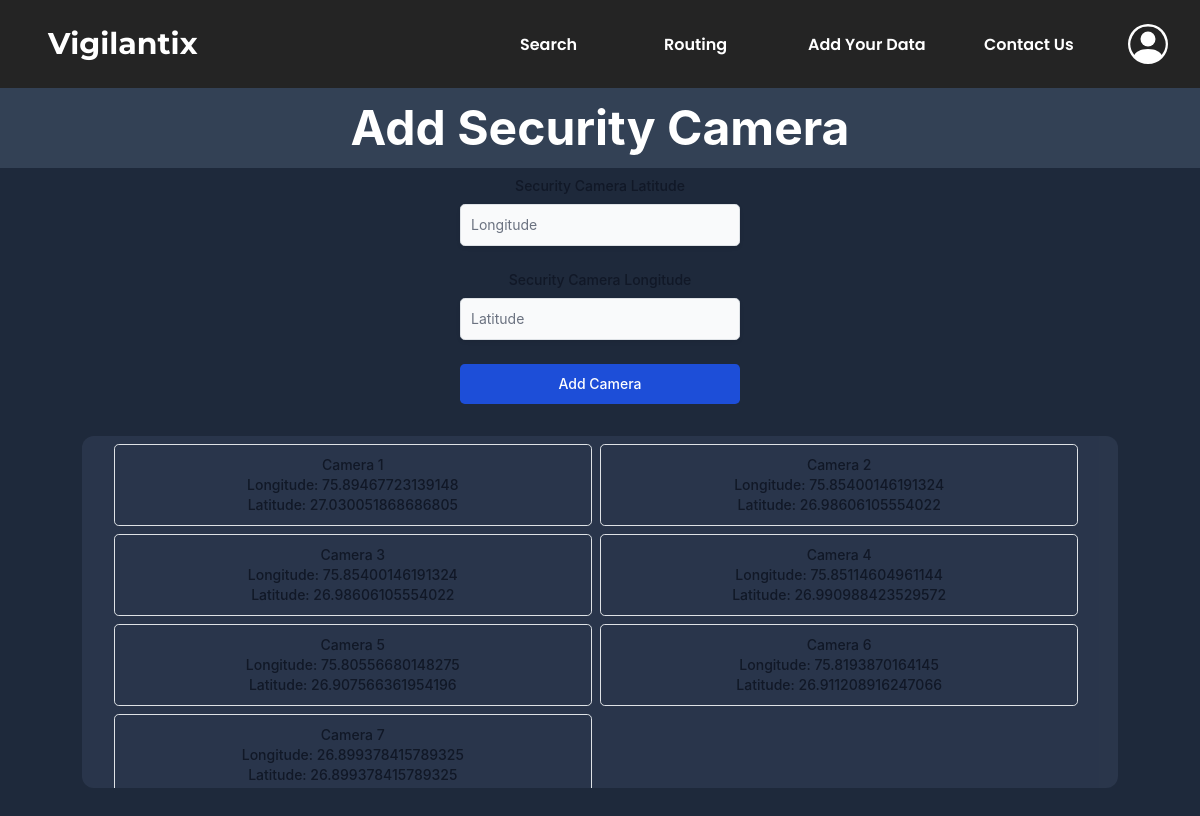
Screenshot of /cammera with the database file from the repository.
### Vigilantix/models.py (models this page shows, shortened)
class SecurityCamera(models.Model):
    latitude = models.FloatField()
    longitude = models.FloatField()

### Vigilantix/views.py (the view)
# urls.py: path("cammera", views.cammera, name="cammera"),
def cammera(request):
    if request.method == 'POST':
        latitude = request.POST.get('cmlat')
        longitude = request.POST.get('cmlon')
        polobj = SecurityCamera(latitude=latitude,longitude=longitude)
        polobj.save()
    return render(request, 'Vigilantix/cammera.html',{
        'camlist':SecurityCamera.objects.all()
    })

### Vigilantix/templates/Vigilantix/cammera.html (shortened to what this page needs)
{% extends "Vigilantix/layout.html" %} {% load static %}{% block body %}
<div class="grid grid-flow-col h-screen gap-0 bg-black">
  <div class="col-span-1 w-30 bg-slate-800 max-h-full">
    <h2
      class="text-5xl text-white font-bold text-center p-3 bg-slate-700 hover:bg-blue-950 transition duration-500"
    >
      Add Security Camera
    </h2>
    <div class="flex items-center justify-center py-2">
      <form
        action="/police"
        method="post"
        class="px-10 flex flex-col justify-center"
        style="width: 30%"
      >
        <div class="mb-6">
          <label
            for="cmlat"
            class="block mb-2 text-center text-sm font-medium text-gray-900 dark:text-white"
            >Security Camera Latitude</label
          >
          <input
            type="text"
            id="cmlat"
            name="cmlat"
            class="shadow-sm bg-gray-50 border border-gray-300 text-gray-900 text-sm rounded-lg focus:ring-blue-500 focus:border-blue-500 block w-full p-2.5 dark:bg-gray-700 dark:border-gray-600 dark:placeholder-gray-400 dark:text-white dark:focus:ring-blue-500 dark:focus:border-blue-500 dark:shadow-sm-light"
            placeholder="Longitude"
            required
          />
        </div>
        <div class="mb-6">
          <label
            for="cmlon"
            class="block mb-2 text-center text-sm font-medium text-gray-900 dark:text-white"
            >Security Camera Longitude</label
          >
          <input
            type="text"
            id="cmlon"
            name="cmlon"
            class="shadow-sm bg-gray-50 border border-gray-300 text-gray-900 text-sm rounded-lg focus:ring-blue-500 focus:border-blue-500 block w-full p-2.5 dark:bg-gray-700 dark:border-gray-600 dark:placeholder-gray-400 dark:text-white dark:focus:ring-blue-500 dark:focus:border-blue-500 dark:shadow-sm-light"
            placeholder="Latitude"
            required
          />
        </div>
        <button
          type="submit"
          class="text-white bg-blue-700 hover:bg-blue-800 focus:ring-4 focus:outline-none focus:ring-blue-300 font-medium rounded-lg text-sm px-5 py-2.5 text-center dark:bg-blue-600 dark:hover:bg-blue-700 dark:focus:ring-blue-800"
        >
          Add Camera
        </button>
      </form>
    </div>
    <div class="flex justify-center p-6" style="height: 25rem">
      <div
        class="grid grid-cols-2 px-8 py-2 rounded-xl overflow-y-scroll align-middle text-center scrollbar-thin scrollbar-thumb-gray-900 scrollbar-track-gray-700"
        style="width: 90%; background-color: rgba(146, 168, 209, 0.1)"
      >
        {% for cam in camlist %}
        <div
          class="py-2.5 px-5 mr-2 mb-2 text-sm font-medium text-gray-900 focus:outline-none -slate-500 rounded-lg border border-gray-200 hover:bg-gray-100 hover:text-blue-700 focus:z-10 focus:ring-4 focus:ring-gray-200 dark:focus:ring-gray-700 dark:bg-gray-800 dark:text-gray-400 dark:border-gray-600 dark:hover:text-white dark:hover:bg-gray-700"
        >
          <div>Camera {{cam.id}}</div>
          <div>
            Longitude: {{cam.longitude}}
            <br />
            Latitude: {{cam.latitude}}
          </div>
        </div>
        {% endfor %}
      </div>
    </div>
  </div>
</div>
{% endblock %}

### rows the page displays
SecurityCamera: id "1", longitude "75.89467723139148", latitude "27.030051868686805"
SecurityCamera: id "2", longitude "75.85400146191324", latitude "26.98606105554022"
SecurityCamera: id "3", longitude "75.85400146191324", latitude "26.98606105554022"
SecurityCamera: id "4", longitude "75.85114604961144", latitude "26.990988423529572"
SecurityCamera: id "5", longitude "75.80556680148275", latitude "26.907566361954196"
SecurityCamera: id "6", longitude "75.8193870164145", latitude "26.911208916247066"
SecurityCamera: id "7", longitude "26.899378415789325", latitude "26.899378415789325"
